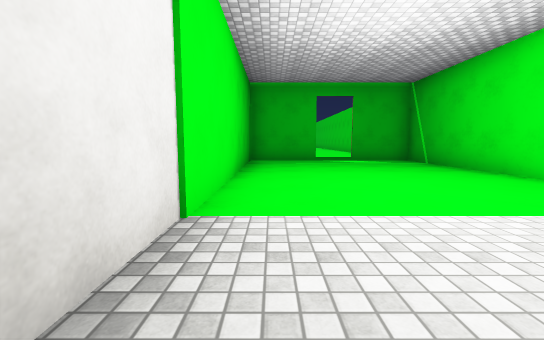
view 1 (above)

12 first-person views from a walk through a scene from a Unity 3-D project. The camera is 1.2 m above the floor, tilts 6° down and sees 90° across. The floor is counted in squares, 2 m on a side. Each view is taken from the middle of a square. On the plan, view 1 faces up. The plan holds only what a view shows up to about 9 squares ahead; the rest is blank. The place goes on beyond the plan. The player is left out. Door leaves are left out, so doorways stand open. Some surface patterns are stand-ins.

view 2
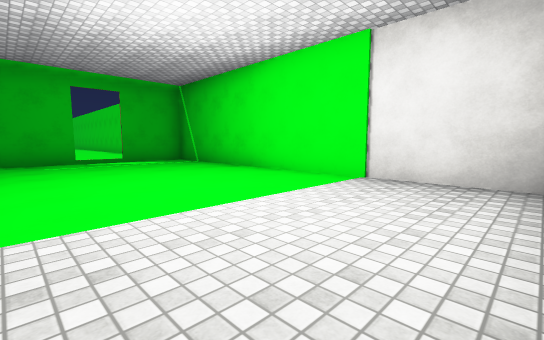

view 3
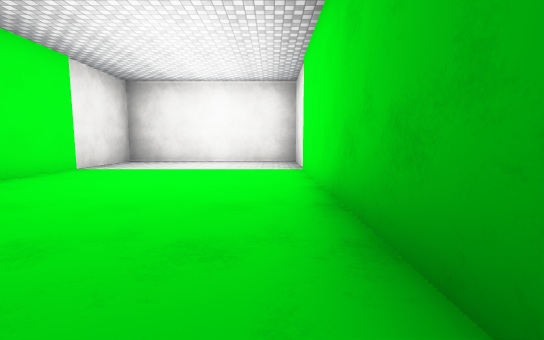

view 4
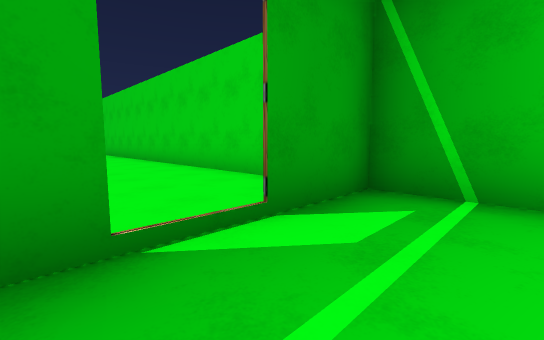

view 5
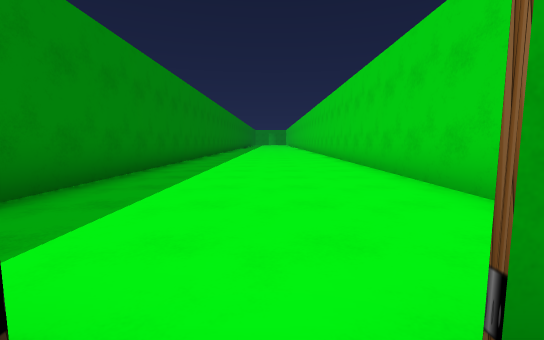

view 6
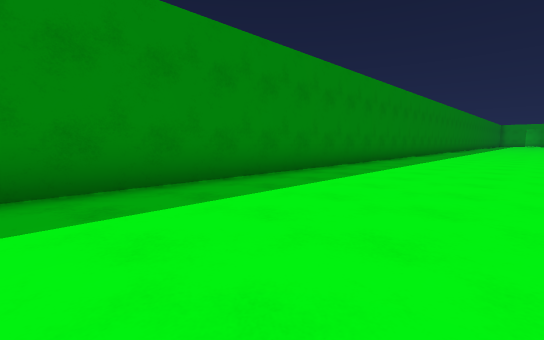

view 7
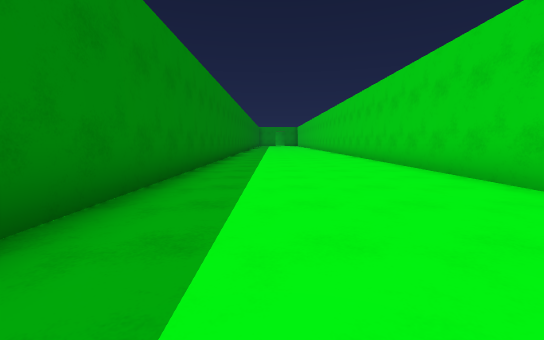

view 8
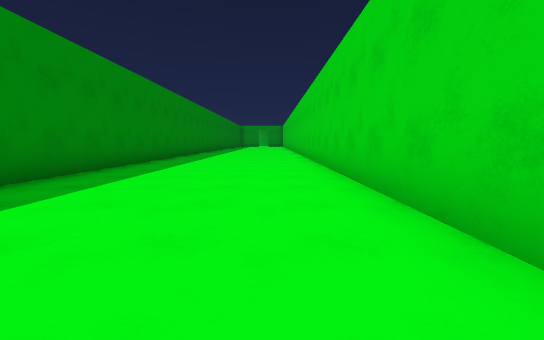

view 9
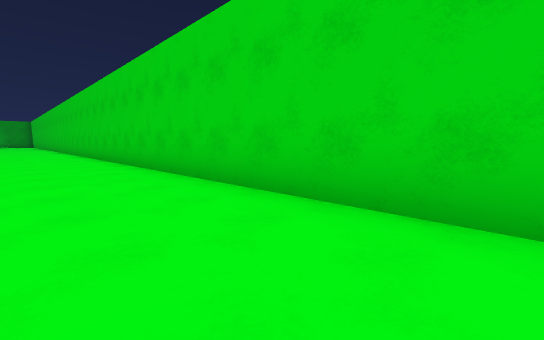

view 10
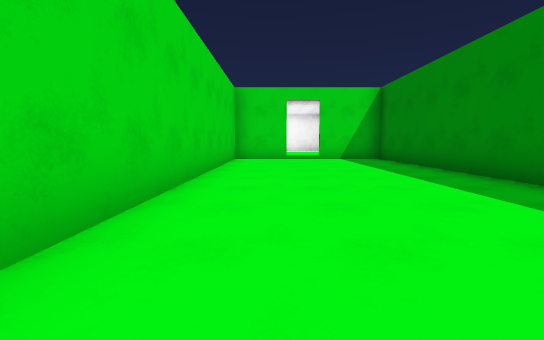

view 11
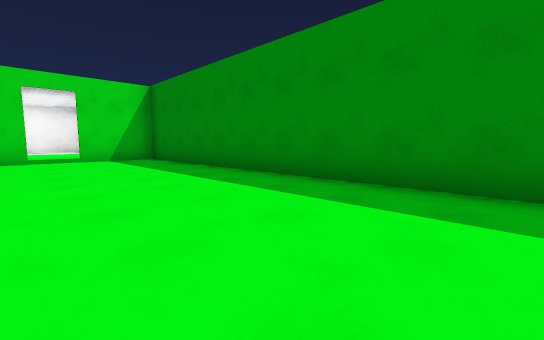

view 12
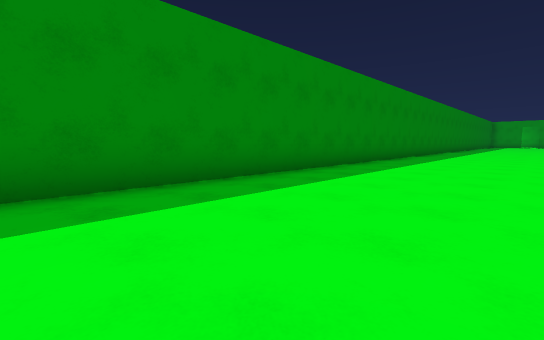

### Floor plan
Points are (right, up) in squares from view 1. A wall is a line through its corners. A room is listed if a view was taken in it or the views show most of it. See-through windows are left out.
Room 1 (views 1, 2, 3, 4, 5)
walls: (4.4, 8.5) (-0.7, 8.5) (-0.7, -0.3) (4.3, -0.3) (4.3, 8.9)
ways out: open door at (2, 9) to room 2
Room 2 (views 6, 7, 8, 9, 10, 11, 12)
walls: (4.3, 8.9) (4.3, 28.9); (2.4, 8.6) (3, 8.6); (-0.7, 29.1) (-0.7, 8.9); (-0.5, 8.6) (1.5, 8.6)
ways out: open door at (2, 9) to room 1

Positions as (right, up) in squares from view 1, and headings:
1: (0, 0), facing up
2: (0, 0), facing up-right
3: (0, 8), facing down
4: (1, 7), facing up-right
5: (2, 8), facing up
6: (3, 12), facing up-left
7: (1, 17), facing up
8: (3, 20), facing up
9: (2, 18), facing up-right
10: (3, 18), facing down
11: (3, 18), facing down-left
12: (3, 19), facing up-left
